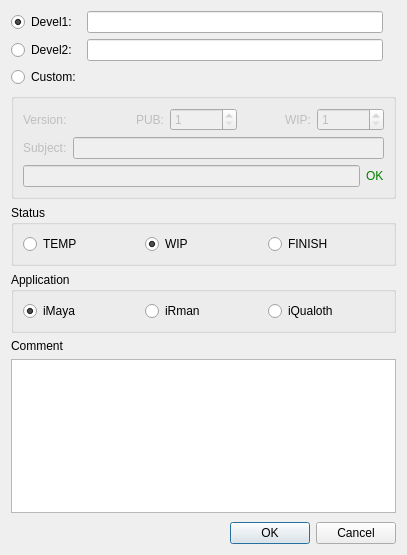
<?xml version="1.0" encoding="UTF-8"?>
<ui version="4.0">
 <class>Dialog</class>
 <widget class="QDialog" name="Dialog">
  <property name="geometry">
   <rect>
    <x>0</x>
    <y>0</y>
    <width>407</width>
    <height>555</height>
   </rect>
  </property>
  <property name="windowTitle">
   <string>Dialog</string>
  </property>
  <layout class="QVBoxLayout" name="verticalLayout">
   <item>
    <layout class="QGridLayout" name="gridLayout">
     <item row="0" column="0">
      <widget class="QRadioButton" name="Currently_radioButton">
       <property name="text">
        <string>Devel1:</string>
       </property>
       <property name="checked">
        <bool>true</bool>
       </property>
      </widget>
     </item>
     <item row="0" column="1">
      <widget class="QLineEdit" name="Currently_lineEdit">
       <property name="readOnly">
        <bool>true</bool>
       </property>
      </widget>
     </item>
     <item row="1" column="0">
      <widget class="QRadioButton" name="Latest_radioButton">
       <property name="text">
        <string>Devel2:</string>
       </property>
      </widget>
     </item>
     <item row="1" column="1">
      <widget class="QLineEdit" name="Latest_lineEdit">
       <property name="readOnly">
        <bool>true</bool>
       </property>
      </widget>
     </item>
     <item row="2" column="0">
      <widget class="QRadioButton" name="Custom_radioButton">
       <property name="text">
        <string>Custom:</string>
       </property>
      </widget>
     </item>
     <item row="0" column="2">
      <widget class="QLabel" name="Devel1_label">
       <property name="text">
        <string/>
       </property>
      </widget>
     </item>
     <item row="1" column="2">
      <widget class="QLabel" name="Devel2_label">
       <property name="text">
        <string/>
       </property>
      </widget>
     </item>
    </layout>
   </item>
   <item>
    <widget class="QGroupBox" name="groupBox">
     <property name="enabled">
      <bool>false</bool>
     </property>
     <property name="title">
      <string/>
     </property>
     <layout class="QGridLayout" name="gridLayout_2">
      <item row="0" column="0">
       <layout class="QHBoxLayout" name="horizontalLayout">
        <item>
         <widget class="QLabel" name="label">
          <property name="text">
           <string>Version:</string>
          </property>
         </widget>
        </item>
        <item>
         <widget class="QLabel" name="label_2">
          <property name="text">
           <string>PUB:</string>
          </property>
          <property name="alignment">
           <set>Qt::AlignRight|Qt::AlignTrailing|Qt::AlignVCenter</set>
          </property>
         </widget>
        </item>
        <item>
         <widget class="QSpinBox" name="Pub_spinBox">
          <property name="minimum">
           <number>1</number>
          </property>
         </widget>
        </item>
        <item>
         <widget class="QLabel" name="label_3">
          <property name="text">
           <string>WIP:</string>
          </property>
          <property name="alignment">
           <set>Qt::AlignRight|Qt::AlignTrailing|Qt::AlignVCenter</set>
          </property>
         </widget>
        </item>
        <item>
         <widget class="QSpinBox" name="Wip_spinBox">
          <property name="minimum">
           <number>1</number>
          </property>
         </widget>
        </item>
       </layout>
      </item>
      <item row="1" column="0">
       <layout class="QHBoxLayout" name="horizontalLayout_2">
        <item>
         <widget class="QLabel" name="label_4">
          <property name="text">
           <string>Subject:</string>
          </property>
         </widget>
        </item>
        <item>
         <widget class="QLineEdit" name="Subject_lineEdit"/>
        </item>
       </layout>
      </item>
      <item row="2" column="0">
       <layout class="QHBoxLayout" name="horizontalLayout_3">
        <item>
         <widget class="QLineEdit" name="Custom_lineEdit">
          <property name="readOnly">
           <bool>true</bool>
          </property>
         </widget>
        </item>
        <item>
         <widget class="QLabel" name="Valid_lineEdit">
          <property name="styleSheet">
           <string notr="true">color: green</string>
          </property>
          <property name="text">
           <string>OK</string>
          </property>
         </widget>
        </item>
       </layout>
      </item>
     </layout>
    </widget>
   </item>
   <item>
    <widget class="QGroupBox" name="groupBox_2">
     <property name="title">
      <string>Status</string>
     </property>
     <layout class="QGridLayout" name="gridLayout_4">
      <item row="0" column="0">
       <layout class="QHBoxLayout" name="horizontalLayout_8">
        <item>
         <widget class="QRadioButton" name="Temp_radioButton">
          <property name="text">
           <string>TEMP</string>
          </property>
         </widget>
        </item>
        <item>
         <widget class="QRadioButton" name="Wip_radioButton">
          <property name="text">
           <string>WIP</string>
          </property>
          <property name="checked">
           <bool>true</bool>
          </property>
         </widget>
        </item>
        <item>
         <widget class="QRadioButton" name="Finish_radioButton">
          <property name="text">
           <string>FINISH</string>
          </property>
         </widget>
        </item>
       </layout>
      </item>
     </layout>
    </widget>
   </item>
   <item>
    <widget class="QGroupBox" name="groupBox_3">
     <property name="title">
      <string>Application</string>
     </property>
     <layout class="QGridLayout" name="gridLayout_5">
      <item row="0" column="0">
       <layout class="QHBoxLayout" name="horizontalLayout_9">
        <item>
         <widget class="QRadioButton" name="Maya_radioButton">
          <property name="text">
           <string>iMaya</string>
          </property>
          <property name="checked">
           <bool>true</bool>
          </property>
         </widget>
        </item>
        <item>
         <widget class="QRadioButton" name="Rman_radioButton">
          <property name="text">
           <string>iRman</string>
          </property>
         </widget>
        </item>
        <item>
         <widget class="QRadioButton" name="Qualoth_radioButton">
          <property name="text">
           <string>iQualoth</string>
          </property>
         </widget>
        </item>
       </layout>
      </item>
     </layout>
    </widget>
   </item>
   <item>
    <widget class="QLabel" name="label_7">
     <property name="text">
      <string>Comment</string>
     </property>
    </widget>
   </item>
   <item>
    <widget class="QTextEdit" name="commentTextEdit"/>
   </item>
   <item>
    <spacer name="verticalSpacer">
     <property name="orientation">
      <enum>Qt::Vertical</enum>
     </property>
     <property name="sizeHint" stdset="0">
      <size>
       <width>20</width>
       <height>40</height>
      </size>
     </property>
    </spacer>
   </item>
   <item>
    <widget class="QDialogButtonBox" name="buttonBox">
     <property name="orientation">
      <enum>Qt::Horizontal</enum>
     </property>
     <property name="standardButtons">
      <set>QDialogButtonBox::Cancel|QDialogButtonBox::Ok</set>
     </property>
    </widget>
   </item>
  </layout>
 </widget>
 <resources/>
 <connections>
  <connection>
   <sender>buttonBox</sender>
   <signal>accepted()</signal>
   <receiver>Dialog</receiver>
   <slot>accept()</slot>
   <hints>
    <hint type="sourcelabel">
     <x>248</x>
     <y>254</y>
    </hint>
    <hint type="destinationlabel">
     <x>157</x>
     <y>274</y>
    </hint>
   </hints>
  </connection>
  <connection>
   <sender>buttonBox</sender>
   <signal>rejected()</signal>
   <receiver>Dialog</receiver>
   <slot>reject()</slot>
   <hints>
    <hint type="sourcelabel">
     <x>316</x>
     <y>260</y>
    </hint>
    <hint type="destinationlabel">
     <x>286</x>
     <y>274</y>
    </hint>
   </hints>
  </connection>
 </connections>
</ui>
